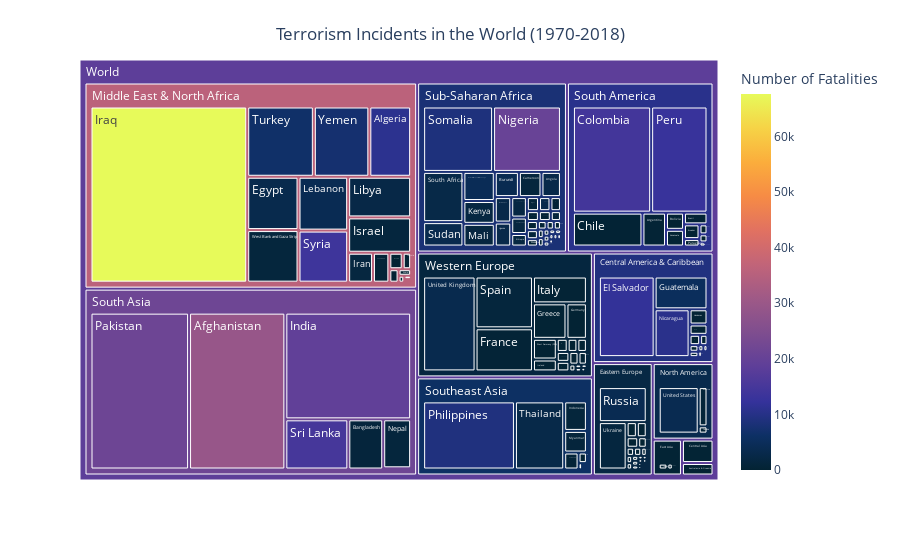

The cell this chart's notebook holds for it:
### Code cell
fig = px.treemap(df7, path=['World', "Region","Country"], values='Terrorism Incidents',
                  color="Number of Fatalities",
                  color_continuous_scale='thermal')
fig.update_layout(
    title={
        'text': "Terrorism Incidents in the World (1970-2018)",
        'y':0.95,
        'x':0.5,
        'xanchor': 'center',
        'yanchor': 'top'})
fig.show()

### Figure 1 — Plotly figure (JSON) as saved in the notebook; plotly's stock layout.template omitted (floating-point values rounded to 4 significant figures; data arrays with more than 128 entries replaced by an {"elided": "..."} marker saying what was removed)
{"data": [{"branchvalues": "total", "customdata": {"elided": "218x1 float values"}, "domain": {"x": [0, 1], "y": [0, 1]}, "hovertemplate": "labels=%{label}<br>Terrorism Incidents=%{value}<br>parent=%{parent}<br>id=%{id}<br>Number of Fatalities=%{color}<extra></extra>", "ids": {"elided": "218 str values"}, "labels": {"elided": "218 str values"}, "marker": {"coloraxis": "coloraxis", "colors": {"elided": "218 float values"}}, "name": "", "parents": {"elided": "218 str values"}, "type": "treemap", "values": {"elided": "218 int values"}}], "layout": {"coloraxis": {"colorbar": {"title": {"text": "Number of Fatalities"}}, "colorscale": [[0, "rgb(3, 35, 51)"], [0.09091, "rgb(13, 48, 100)"], [0.1818, "rgb(53, 50, 155)"], [0.2727, "rgb(93, 62, 153)"], [0.3636, "rgb(126, 77, 143)"], [0.4545, "rgb(158, 89, 135)"], [0.5455, "rgb(193, 100, 121)"], [0.6364, "rgb(225, 113, 97)"], [0.7273, "rgb(246, 139, 69)"], [0.8182, "rgb(251, 173, 60)"], [0.9091, "rgb(246, 211, 70)"], [1, "rgb(231, 250, 90)"]]}, "legend": {"tracegroupgap": 0}, "margin": {"t": 60}, "title": {"text": "Terrorism Incidents in the World (1970-2018)", "x": 0.5, "xanchor": "center", "y": 0.95, "yanchor": "top"}}}
